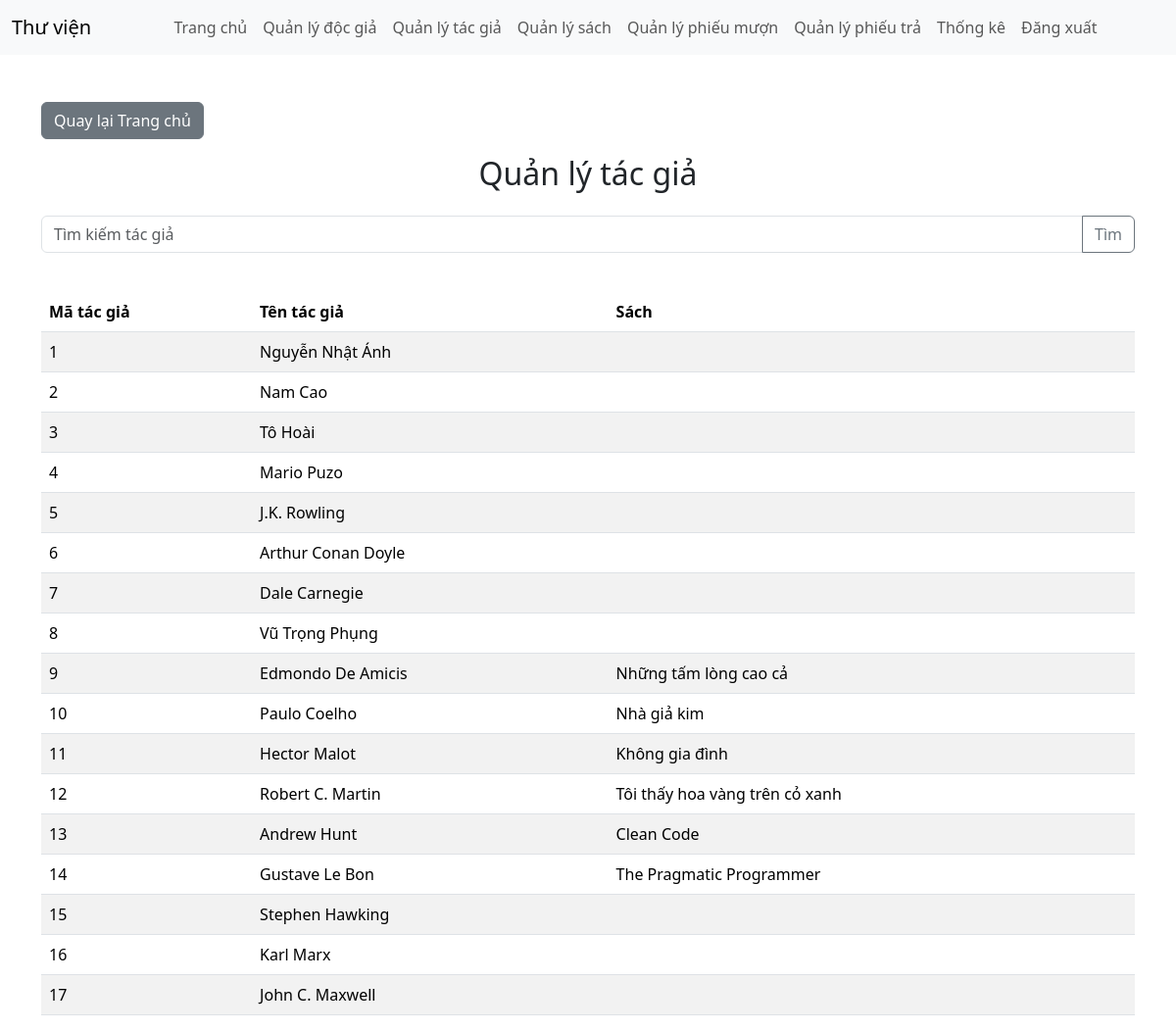
/?action=quanLyTacGia (signed in), run on the app's committed database.
### tables this page shows
CREATE TABLE TacGia (
    MaTacGia INT AUTO_INCREMENT PRIMARY KEY,
    TenTacGia VARCHAR(100) NOT NULL
);

### app/controllers/TacGiaController.php (called while the page is built, shortened)
<?php
class TacGiaController {
    public $TacGia;
    public function __construct($conn) {
        $this->conn = $conn;
        $this->TacGia = new TacGia($conn);
    }
    public function quanLyTacGia() {
        $tacGiaList = $this->TacGia->danhSachTacGia();
        require_once __DIR__ . '/../views/layouts/main.php';
    }
}

### app/models/TacGia.php (called while the page is built, shortened)
<?php
class TacGia {
    private $conn;
    public function __construct($conn) {
        $this->conn = $conn;
    }
    public function danhSachTacGia() {
        $sql = "SELECT * FROM TacGia";
        $stmt = $this->conn->prepare($sql);
        $stmt->execute();
        return $stmt->fetchAll(PDO::FETCH_ASSOC);
    }
    public function laySachCuaTacGia($maTG){
        $sql = "SELECT s.TenSach from TacGia tg JOIN sach s ON tg.MaTacGia = s.MaTacGia where tg.MaTacGia = :maTG";
        $stmt = $this->conn->prepare($sql);
        $stmt->execute(['maTG' => $maTG]);
        return $stmt->fetchAll(PDO::FETCH_ASSOC);
    }
    public function layTacGia($maTG): TacGia
    {
        $sql = "SELECT * from TacGia where MaTacGia = :maTG";
        $stmt = $this->conn->prepare($sql);
        $stmt->execute(['maTG' => $maTG]);
        $row = $stmt->fetch(PDO::FETCH_ASSOC);
        $tacGia = new TacGia($this->conn);
        $tacGia->MaTacGia = $row['MaTacGia'];
        $tacGia->TenTacGia = $row['TenTacGia'];
        return $tacGia;
    }
}

### app/views/tac_gia/quan_ly_tac_gia.php (the view, shortened to what this page needs)
<h2 class="text-center">Quản lý tác giả</h2>
<form method="POST" class="mt-4 d-flex">
    <div class="input-group mb-3 ">
        <input type="text" class="form-control" name="tu_khoa" placeholder="Tìm kiếm tác giả">
        <button type="submit" name="tim_kiem" class="btn btn-outline-secondary">Tìm</button>
    </div>
</form>
<table class="table table-striped mt-4">
    <thead>
        <tr>
            <th>Mã tác giả</th>
            <th>Tên tác giả</th>
            <th>Sách</th>
        </tr>
    </thead>
    <tbody>
        <?php foreach ($tacGiaList as $tacgia): ?>
        <tr>
            <td><?php echo $tacgia['MaTacGia']; ?></td>
            <td><?php echo $tacgia['TenTacGia']; ?></td>
            <td>
            <?php
                $temp = new TacGia($this->conn);
                $sachList = $temp->layTacGia($tacgia['MaTacGia'])->laySachCuaTacGia($tacgia['MaTacGia']);
                $sachArr = array_map(fn($sach) => $sach['TenSach'], $sachList);
                echo implode(", ", $sachArr);
            ?>
            </td>
        </tr>
        <?php endforeach; ?>
    </tbody>
</table>

### data on the page
tacgia: MaTacGia "1", TenTacGia "Nguyễn Nhật Ánh"
tacgia: MaTacGia "2", TenTacGia "Nam Cao"
tacgia: MaTacGia "3", TenTacGia "Tô Hoài"
tacgia: MaTacGia "4", TenTacGia "Mario Puzo"
tacgia: MaTacGia "5", TenTacGia "J.K. Rowling"
tacgia: MaTacGia "6", TenTacGia "Arthur Conan Doyle"
tacgia: MaTacGia "7", TenTacGia "Dale Carnegie"
tacgia: MaTacGia "8", TenTacGia "Vũ Trọng Phụng"
tacgia: MaTacGia "9", TenTacGia "Edmondo De Amicis", sachArr "Những tấm lòng cao cả"
tacgia: MaTacGia "10", TenTacGia "Paulo Coelho", sachArr "Nhà giả kim"
tacgia: MaTacGia "11", TenTacGia "Hector Malot", sachArr "Không gia đình"
tacgia: MaTacGia "12", TenTacGia "Robert C. Martin", sachArr "Tôi thấy hoa vàng trên cỏ xanh"
tacgia: MaTacGia "13", TenTacGia "Andrew Hunt", sachArr "Clean Code"
tacgia: MaTacGia "14", TenTacGia "Gustave Le Bon", sachArr "The Pragmatic Programmer"
tacgia: MaTacGia "15", TenTacGia "Stephen Hawking"
tacgia: MaTacGia "16", TenTacGia "Karl Marx"
tacgia: MaTacGia "17", TenTacGia "John C. Maxwell"
